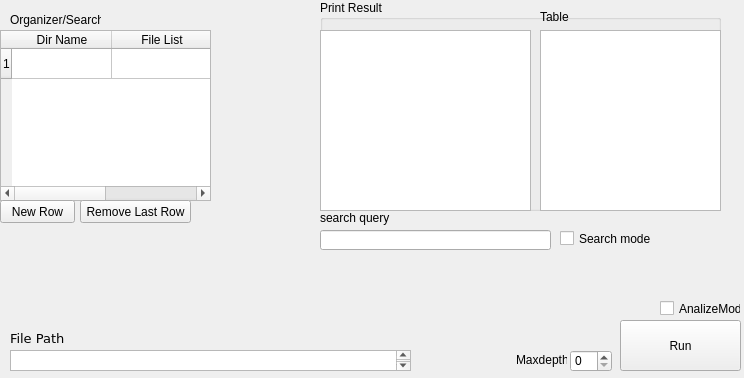
<?xml version="1.0" encoding="UTF-8"?>
<ui version="4.0">
 <class>MainWindow</class>
 <widget class="QMainWindow" name="MainWindow">
  <property name="geometry">
   <rect>
    <x>0</x>
    <y>0</y>
    <width>744</width>
    <height>378</height>
   </rect>
  </property>
  <property name="windowTitle">
   <string>MainWindow</string>
  </property>
  <widget class="QWidget" name="centralwidget">
   <widget class="QPlainTextEdit" name="InsertFilepath">
    <property name="geometry">
     <rect>
      <x>10</x>
      <y>350</y>
      <width>401</width>
      <height>21</height>
     </rect>
    </property>
   </widget>
   <widget class="QLabel" name="FIlePathLabel">
    <property name="geometry">
     <rect>
      <x>10</x>
      <y>330</y>
      <width>81</width>
      <height>16</height>
     </rect>
    </property>
    <property name="font">
     <font>
      <family>Verdana</family>
      <pointsize>10</pointsize>
     </font>
    </property>
    <property name="text">
     <string>File Path</string>
    </property>
   </widget>
   <widget class="QCheckBox" name="AnalizeModeCheckbox">
    <property name="geometry">
     <rect>
      <x>660</x>
      <y>300</y>
      <width>81</width>
      <height>17</height>
     </rect>
    </property>
    <property name="text">
     <string>AnalizeMode</string>
    </property>
   </widget>
   <widget class="QCheckBox" name="SearchCheckBox">
    <property name="geometry">
     <rect>
      <x>560</x>
      <y>230</y>
      <width>141</width>
      <height>17</height>
     </rect>
    </property>
    <property name="text">
     <string>Search mode</string>
    </property>
   </widget>
   <widget class="QSpinBox" name="MaxDepthSpinbox">
    <property name="geometry">
     <rect>
      <x>570</x>
      <y>350</y>
      <width>42</width>
      <height>22</height>
     </rect>
    </property>
   </widget>
   <widget class="QPushButton" name="Run">
    <property name="geometry">
     <rect>
      <x>620</x>
      <y>320</y>
      <width>121</width>
      <height>51</height>
     </rect>
    </property>
    <property name="text">
     <string>Run</string>
    </property>
   </widget>
   <widget class="QGroupBox" name="Group">
    <property name="geometry">
     <rect>
      <x>320</x>
      <y>0</y>
      <width>401</width>
      <height>211</height>
     </rect>
    </property>
    <property name="title">
     <string>Print Result</string>
    </property>
    <widget class="QTextBrowser" name="printoutput">
     <property name="geometry">
      <rect>
       <x>0</x>
       <y>30</y>
       <width>211</width>
       <height>181</height>
      </rect>
     </property>
    </widget>
    <widget class="QListWidget" name="ExtensionOutput">
     <property name="geometry">
      <rect>
       <x>220</x>
       <y>30</y>
       <width>181</width>
       <height>181</height>
      </rect>
     </property>
    </widget>
    <widget class="QLabel" name="TableLabel">
     <property name="geometry">
      <rect>
       <x>220</x>
       <y>10</y>
       <width>47</width>
       <height>13</height>
      </rect>
     </property>
     <property name="text">
      <string>Table</string>
     </property>
    </widget>
   </widget>
   <widget class="QLabel" name="MaxdepthLabel">
    <property name="geometry">
     <rect>
      <x>516</x>
      <y>350</y>
      <width>51</width>
      <height>20</height>
     </rect>
    </property>
    <property name="text">
     <string>Maxdepth</string>
    </property>
   </widget>
   <widget class="QLabel" name="Organizerlabel">
    <property name="geometry">
     <rect>
      <x>10</x>
      <y>10</y>
      <width>91</width>
      <height>20</height>
     </rect>
    </property>
    <property name="text">
     <string>Organizer/Search</string>
    </property>
   </widget>
   <widget class="QTableWidget" name="OrganizerTable">
    <property name="geometry">
     <rect>
      <x>0</x>
      <y>30</y>
      <width>211</width>
      <height>171</height>
     </rect>
    </property>
    <row>
     <property name="text">
      <string>1</string>
     </property>
    </row>
    <column>
     <property name="text">
      <string>Dir Name</string>
     </property>
    </column>
    <column>
     <property name="text">
      <string>File List</string>
     </property>
    </column>
   </widget>
   <widget class="QPushButton" name="NewRow">
    <property name="geometry">
     <rect>
      <x>0</x>
      <y>200</y>
      <width>75</width>
      <height>23</height>
     </rect>
    </property>
    <property name="text">
     <string>New Row</string>
    </property>
   </widget>
   <widget class="QPushButton" name="RemoveLastRow">
    <property name="geometry">
     <rect>
      <x>80</x>
      <y>200</y>
      <width>111</width>
      <height>23</height>
     </rect>
    </property>
    <property name="text">
     <string>Remove Last Row</string>
    </property>
   </widget>
   <widget class="QLabel" name="Searchlabel">
    <property name="geometry">
     <rect>
      <x>320</x>
      <y>210</y>
      <width>91</width>
      <height>16</height>
     </rect>
    </property>
    <property name="text">
     <string>search query</string>
    </property>
   </widget>
   <widget class="QLineEdit" name="Search">
    <property name="geometry">
     <rect>
      <x>320</x>
      <y>230</y>
      <width>231</width>
      <height>20</height>
     </rect>
    </property>
   </widget>
  </widget>
 </widget>
 <resources/>
 <connections/>
</ui>
